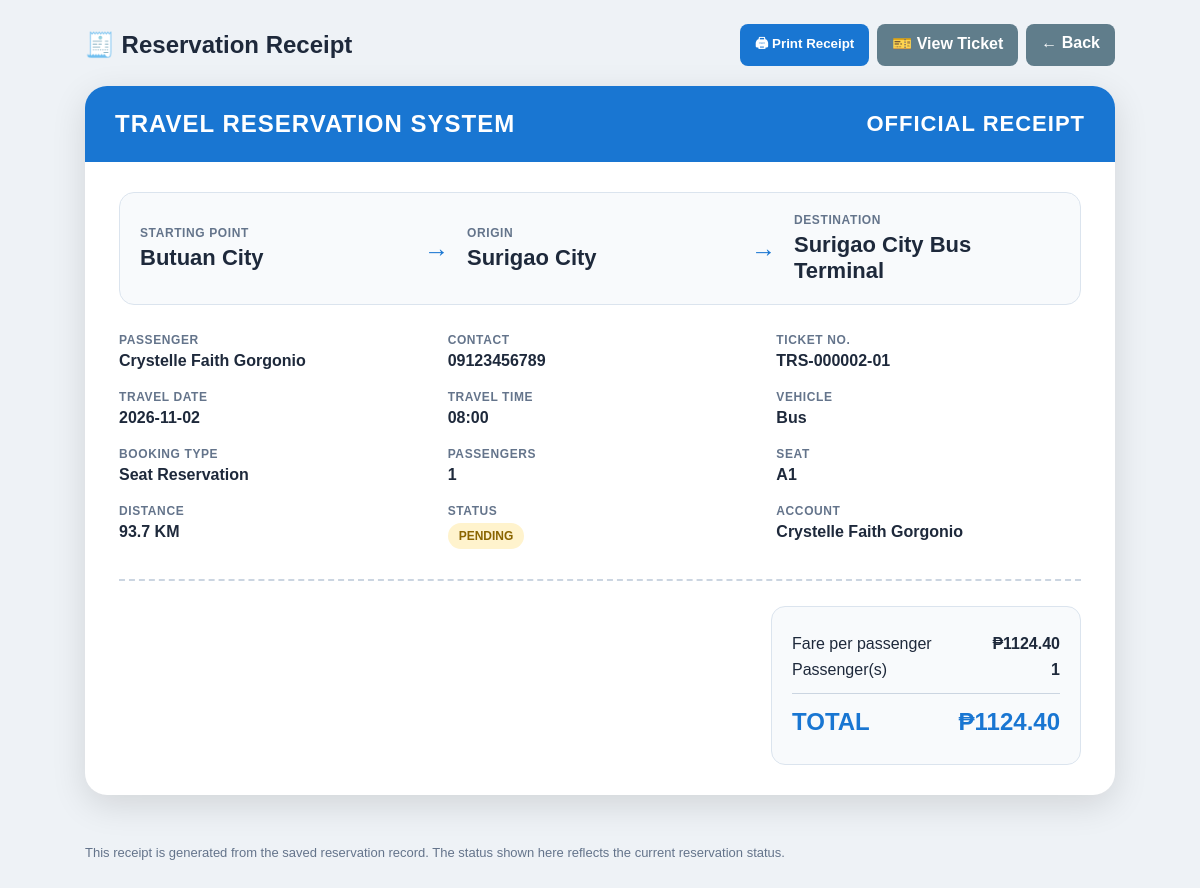
The app's page /receipt/TRS-000002-01 (signed in), older data.
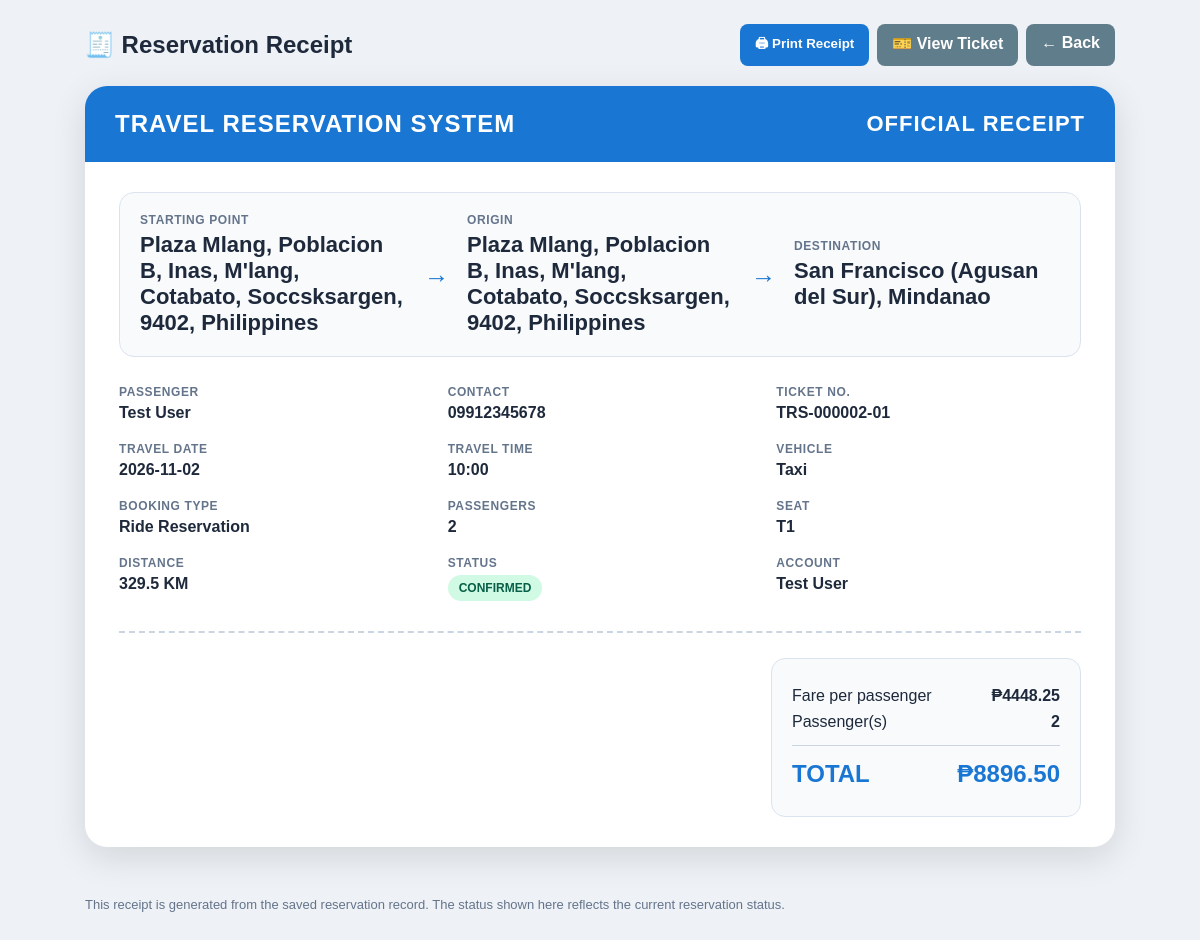
The same page, newer data.
### tables this page shows
CREATE TABLE tickets (
            ticket_id INTEGER PRIMARY KEY AUTOINCREMENT,
            reservation_id INTEGER NOT NULL,
            user_id INTEGER NOT NULL,
            passenger_name TEXT NOT NULL,
            contact TEXT NOT NULL,
            starting_location TEXT NOT NULL,
            origin TEXT NOT NULL,
            destination TEXT NOT NULL,
            travel_date TEXT NOT NULL,
            travel_time TEXT NOT NULL,
            vehicle TEXT NOT NULL,
            seat_number TEXT NOT NULL,
            fare REAL DEFAULT 0,
            status TEXT DEFAULT 'Pending',
            booking_type TEXT,
            passengers INTEGER DEFAULT 1,
            ticket_number TEXT UNIQUE NOT NULL, vehicle_code TEXT,
            FOREIGN KEY (reservation_id)
                REFERENCES reservations(reservation_id),
            FOREIGN KEY (user_id)
                REFERENCES users(user_id)
        );

CREATE TABLE reservations (
            reservation_id INTEGER PRIMARY KEY AUTOINCREMENT,
            user_id INTEGER NOT NULL,
            passenger_name TEXT NOT NULL,
            contact TEXT NOT NULL,
            starting_location TEXT NOT NULL,
            origin TEXT NOT NULL,
            destination TEXT NOT NULL,
            travel_date TEXT NOT NULL,
            travel_time TEXT NOT NULL,
            vehicle TEXT NOT NULL,
            passengers INTEGER NOT NULL,
            distance REAL DEFAULT 0,
            fare REAL DEFAULT 0,
            status TEXT DEFAULT 'Pending', seat_number TEXT DEFAULT '', ticket_number TEXT DEFAULT '', booking_type
            TEXT DEFAULT 'Ride Reservation', passenger_names TEXT, booking_reference TEXT, vehicle_code TEXT,
            FOREIGN KEY (user_id) REFERENCES users(user_id)
        );

CREATE TABLE users (
            user_id INTEGER PRIMARY KEY AUTOINCREMENT,
            full_name TEXT NOT NULL,
            username TEXT UNIQUE NOT NULL,
            password TEXT NOT NULL,
            contact TEXT
        );

### TravelReservationSystem/app.py (the view, shortened to what this page needs)
@app.route("/receipt/<ticket_number>")
def view_receipt(ticket_number):
    if "user_id" not in session:
        return redirect(url_for("login"))
    conn = get_db()
    ticket = conn.execute(
        """
        SELECT
            t.*,
            r.distance AS distance,
            u.full_name AS account_name,
            u.username
        FROM tickets t
        JOIN reservations r
            ON t.reservation_id = r.reservation_id
        JOIN users u
            ON t.user_id = u.user_id
        WHERE t.ticket_number = ?
        """,
        (ticket_number,)
    ).fetchone()
    conn.close()
    if not ticket:
        abort(404)
    return render_template(
        "receipt.html",
        ticket=ticket
    )

### TravelReservationSystem/app.py (called while the page is built)
def get_db():
    conn = sqlite3.connect(DATABASE, timeout=30)
    conn.row_factory = sqlite3.Row
    return conn

### TravelReservationSystem/templates/receipt.html (shortened to what this page needs)
<!DOCTYPE html>
<html lang="en">
<head>
</head>
<body>
<div class="topbar">
    <h2>🧾 Reservation Receipt</h2>
    <div class="actions">
        <button onclick="window.print()">🖨 Print Receipt</button>
        <a class="btn gray" href="{{ url_for('view_ticket', ticket_number=ticket.ticket_number) }}">
            🎫 View Ticket
        </a>
        <a class="btn gray" href="{{ url_for('dashboard') }}">← Back</a>
    </div>
</div>
<div class="receipt-wrap">
    <div class="receipt">
        <div class="receipt-head">
            <div class="brand">TRAVEL RESERVATION SYSTEM</div>
            <div class="receipt-title">OFFICIAL RECEIPT</div>
        </div>
        <div class="receipt-body">
            <div class="route">
                <div class="place">
                    <small>STARTING POINT</small>
                    <strong>{{ ticket.starting_location }}</strong>
                </div>
                <div class="arrow">→</div>
                <div class="place">
                    <small>ORIGIN</small>
                    <strong>{{ ticket.origin if ticket.origin else '—' }}</strong>
                </div>
                <div class="arrow">→</div>
                <div class="place">
                    <small>DESTINATION</small>
                    <strong>{{ ticket.destination }}</strong>
                </div>
            </div>
            <div class="info-grid">
                <div>
                    <span class="label">PASSENGER</span>
                    <div class="value">{{ ticket.passenger_name }}</div>
                </div>
                <div>
                    <span class="label">CONTACT</span>
                    <div class="value">{{ ticket.contact }}</div>
                </div>
                <div>
                    <span class="label">TICKET NO.</span>
                    <div class="value">{{ ticket.ticket_number }}</div>
                </div>
                <div>
                    <span class="label">TRAVEL DATE</span>
                    <div class="value">{{ ticket.travel_date }}</div>
                </div>
                <div>
                    <span class="label">TRAVEL TIME</span>
                    <div class="value">{{ ticket.travel_time }}</div>
                </div>
                <div>
                    <span class="label">VEHICLE</span>
                    <div class="value">{{ ticket.vehicle }}</div>
                </div>
                <div>
                    <span class="label">BOOKING TYPE</span>
                    <div class="value">{{ ticket.booking_type }}</div>
                </div>
                <div>
                    <span class="label">PASSENGERS</span>
                    <div class="value">{{ ticket.passengers }}</div>
                </div>
                <div>
                    <span class="label">SEAT</span>
                    <div class="value">{{ ticket.seat_number if ticket.seat_number else 'RIDE' }}</div>
                </div>
                <div>
                    <span class="label">DISTANCE</span>
                    <div class="value">{{ '%.1f'|format(ticket.distance|float) }} KM</div>
                </div>
                <div>
                    <span class="label">STATUS</span>
                    <div class="value">
                        <span class="status {{ ticket.status|lower }}">
                            {{ ticket.status|upper }}
                        </span>
                    </div>
                </div>
                <div>
                    <span class="label">ACCOUNT</span>
                    <div class="value">{{ ticket.account_name }}</div>
                </div>
            </div>
            <div class="summary">
                <div class="total-box">
                    <div class="total-row">
                        <span>Fare per passenger</span>
                        <strong>₱{{ '%.2f'|format(ticket.fare|float) }}</strong>
                    </div>
                    <div class="total-row">
                        <span>Passenger(s)</span>
                        <strong>{{ ticket.passengers }}</strong>
                    </div>
                    <div class="total-row total">
                        <span>TOTAL</span>
                        <strong>₱{{ '%.2f'|format((ticket.fare|float) * (ticket.passengers|int)) }}</strong>
                    </div>
                </div>
            </div>
        </div>
    </div>
</div>
<div class="note">
    This receipt is generated from the saved reservation record. The status shown here reflects the current reservation status.
</div>
</body>
</html>

### TravelReservationSystem/templates/receipt.html (style rules this page uses)
* { box-sizing: border-box; }
body { margin: 0; font-family: Arial, sans-serif; background: #eef2f6; color: #1e293b; }
.topbar { max-width: 1050px; margin: 24px auto 0; display: flex; gap: 10px; align-items: center; justify-content: space-between; padding: 0 10px; }
.topbar h2 { margin: 0; }
.actions { display: flex; gap: 8px; flex-wrap: wrap; }
button, a.btn { border: 0; border-radius: 8px; padding: 10px 15px; cursor: pointer; text-decoration: none; font-weight: bold; background: #1976d2; color: white; }
.btn.gray { background: #607d8b; }
.receipt-wrap { max-width: 1050px; margin: 20px auto 50px; padding: 0 10px; }
.receipt { background: white; border-radius: 22px; overflow: hidden; box-shadow: 0 10px 35px rgba(0,0,0,.12); }
.receipt-head { background: #1976d2; color: white; padding: 24px 30px; display: flex; justify-content: space-between; align-items: center; gap: 20px; }
.brand { font-size: 24px; font-weight: 800; letter-spacing: 1px; }
.receipt-title { font-size: 22px; font-weight: 800; letter-spacing: 1px; }
.receipt-body { padding: 30px 34px; }
.route { display: grid; grid-template-columns: 1fr auto 1fr auto 1fr; gap: 18px; align-items: center; padding: 20px; border: 1px solid #dbe4ee; border-radius: 15px; background: #f8fafc; margin-bottom: 28px; }
.route .place { min-width: 0; }
.route small, .label { display: block; color: #64748b; font-size: 12px; font-weight: 700; letter-spacing: .6px; }
.route strong { display: block; font-size: 22px; margin-top: 5px; word-break: break-word; }
.arrow { font-size: 25px; color: #1976d2; }
.info-grid { display: grid; grid-template-columns: repeat(3, 1fr); gap: 20px 24px; }
.value { font-size: 16px; font-weight: 700; margin-top: 5px; word-break: break-word; }
.summary { margin-top: 30px; border-top: 2px dashed #cbd5e1; padding-top: 25px; display: flex; justify-content: flex-end; }
.total-box { min-width: 310px; padding: 20px; border-radius: 14px; background: #f8fafc; border: 1px solid #dbe4ee; }
.total-row { display: flex; justify-content: space-between; gap: 20px; margin: 8px 0; }
.total { margin-top: 14px; padding-top: 14px; border-top: 1px solid #cbd5e1; font-size: 24px; font-weight: 800; color: #1976d2; }
.status { display: inline-block; padding: 6px 11px; border-radius: 999px; font-weight: 800; font-size: 12px; }
.confirmed { background: #d1fae5; color: #065f46; }
.note { max-width: 1050px; margin: 0 auto 40px; padding: 0 10px; color: #64748b; font-size: 13px; }

Row changes from the older to the newer data that the page shows:
removed tickets: starting_location "Butuan City", origin "Surigao City", destination "Surigao City Bus Terminal", passenger_name "Crystelle Faith Gorgonio", contact "09123456789", ticket_number "TRS-000002-01", travel_date "2026-11-02", travel_time "08:00", vehicle "Bus", booking_type "Seat Reservation", passengers "1", seat_number "A1", status "PENDING", fare "1124.40", (ticket.fare|float)*(ticket.passengers|int) "1124.40"
no longer on this page (row unchanged): users: account_name "Crystelle Faith Gorgonio"
added tickets: starting_location "Plaza Mlang, Poblacion B, Inas, M'lang, Cotabato, Soccsksargen, 9402, Philippines", origin "Plaza Mlang, Poblacion B, Inas, M'lang, Cotabato, Soccsksargen, 9402, Philippines", destination "San Francisco (Agusan del Sur), Mindanao", passenger_name "Test User", contact "09912345678", ticket_number "TRS-000002-01", travel_date "2026-11-02", travel_time "10:00", vehicle "Taxi", booking_type "Ride Reservation", passengers "2", seat_number "T1", status "CONFIRMED", fare "4448.25", (ticket.fare|float)*(ticket.passengers|int) "8896.50"
changed reservations: distance "93.7" → "329.5"
added users: account_name "Test User"
